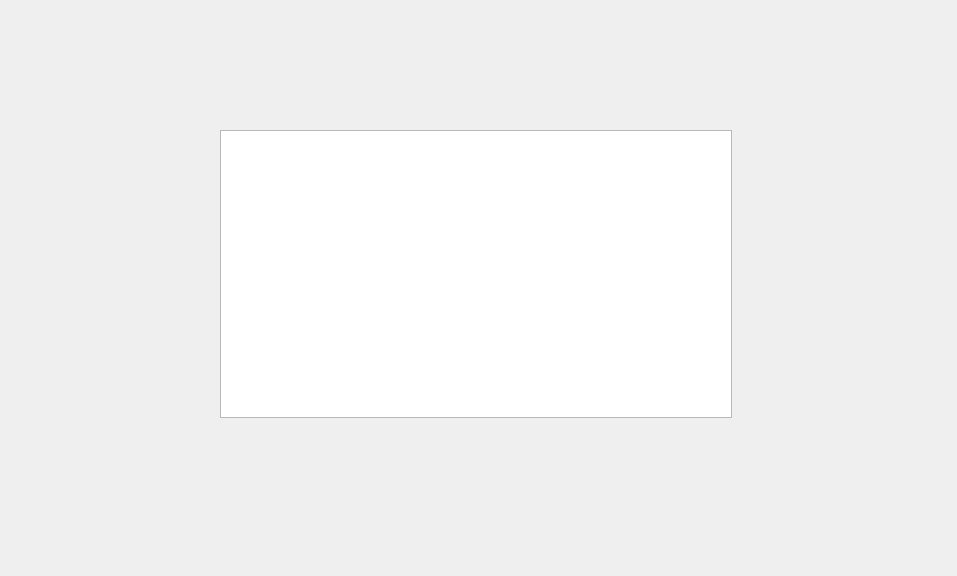
<?xml version="1.0" encoding="UTF-8"?>
<ui version="4.0">
 <class>Dialog</class>
 <widget class="QDialog" name="Dialog">
  <property name="geometry">
   <rect>
    <x>0</x>
    <y>0</y>
    <width>957</width>
    <height>576</height>
   </rect>
  </property>
  <property name="windowTitle">
   <string>Dialog</string>
  </property>
  <widget class="QGraphicsView" name="graphicsView">
   <property name="geometry">
    <rect>
     <x>220</x>
     <y>130</y>
     <width>512</width>
     <height>288</height>
    </rect>
   </property>
  </widget>
 </widget>
 <resources/>
 <connections/>
</ui>
